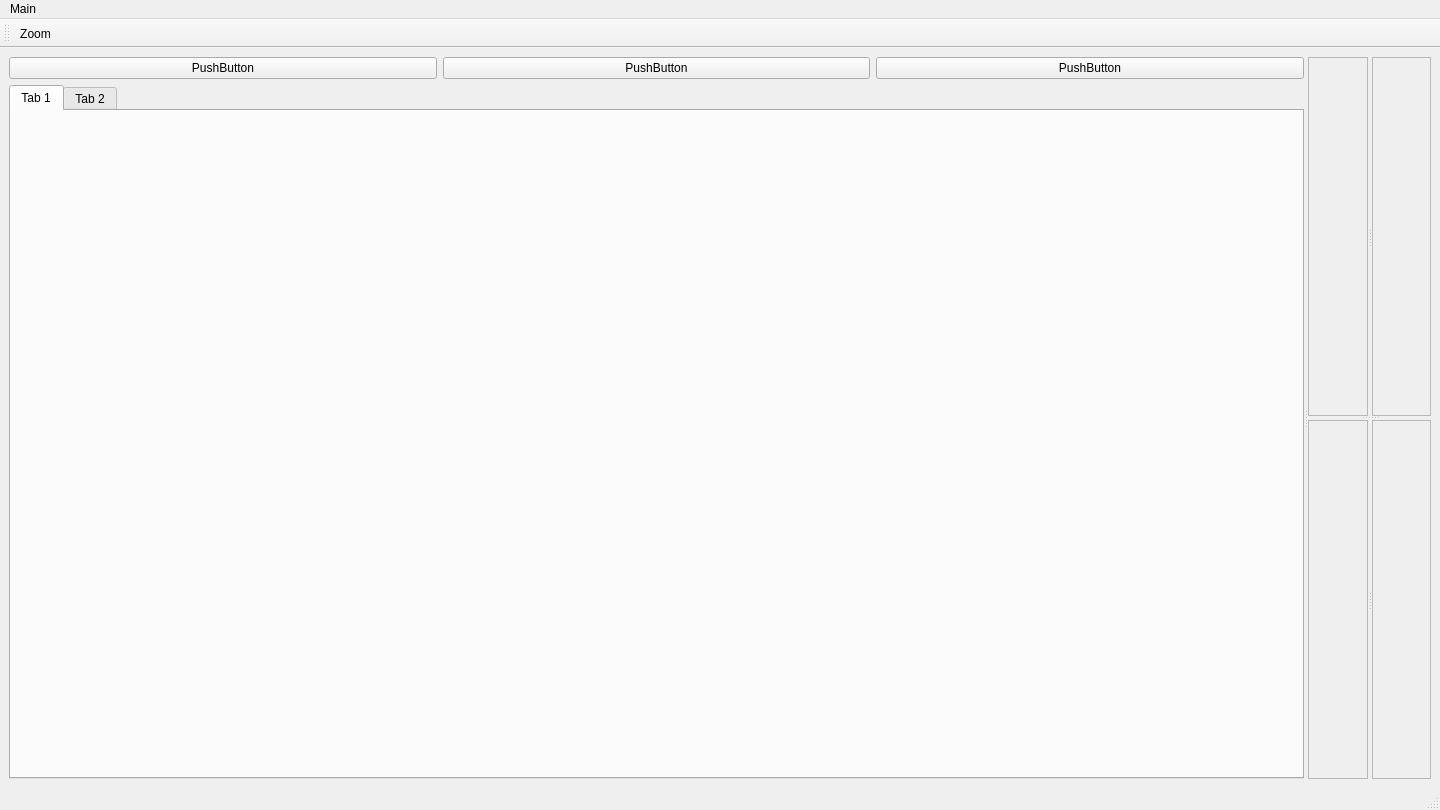
<?xml version="1.0" encoding="UTF-8"?>
<ui version="4.0">
 <class>MainWindow</class>
 <widget class="QMainWindow" name="MainWindow">
  <property name="geometry">
   <rect>
    <x>0</x>
    <y>0</y>
    <width>1440</width>
    <height>810</height>
   </rect>
  </property>
  <property name="minimumSize">
   <size>
    <width>10</width>
    <height>0</height>
   </size>
  </property>
  <property name="windowTitle">
   <string>MainWindow</string>
  </property>
  <widget class="QWidget" name="centralwidget">
   <layout class="QHBoxLayout" name="horizontalLayout_2">
    <item>
     <widget class="QSplitter" name="splitter">
      <property name="sizePolicy">
       <sizepolicy hsizetype="Preferred" vsizetype="Preferred">
        <horstretch>0</horstretch>
        <verstretch>0</verstretch>
       </sizepolicy>
      </property>
      <property name="maximumSize">
       <size>
        <width>16777215</width>
        <height>16777215</height>
       </size>
      </property>
      <property name="orientation">
       <enum>Qt::Horizontal</enum>
      </property>
      <widget class="QWidget" name="verticalLayoutWidget">
       <layout class="QVBoxLayout" name="verticalLayout" stretch="0,0">
        <property name="sizeConstraint">
         <enum>QLayout::SetDefaultConstraint</enum>
        </property>
        <item>
         <layout class="QHBoxLayout" name="horizontalLayout_3">
          <item>
           <widget class="QPushButton" name="pushButton_2">
            <property name="text">
             <string>PushButton</string>
            </property>
           </widget>
          </item>
          <item>
           <widget class="QPushButton" name="pushButton_3">
            <property name="text">
             <string>PushButton</string>
            </property>
           </widget>
          </item>
          <item>
           <widget class="QPushButton" name="pushButton">
            <property name="text">
             <string>PushButton</string>
            </property>
           </widget>
          </item>
         </layout>
        </item>
        <item>
         <layout class="QHBoxLayout" name="horizontalLayout_4">
          <item>
           <widget class="QTabWidget" name="tabWidget">
            <property name="sizePolicy">
             <sizepolicy hsizetype="Preferred" vsizetype="Preferred">
              <horstretch>0</horstretch>
              <verstretch>0</verstretch>
             </sizepolicy>
            </property>
            <widget class="QWidget" name="tab">
             <attribute name="title">
              <string>Tab 1</string>
             </attribute>
             <layout class="QVBoxLayout" name="verticalLayout_4">
              <item>
               <layout class="QVBoxLayout" name="verticalLayout_3">
                <item>
                 <widget class="FilterDefinition" name="widget_6" native="true"/>
                </item>
                <item>
                 <widget class="FilterDefinition" name="widget_5" native="true"/>
                </item>
                <item>
                 <widget class="FilterDefinition" name="widget_4" native="true"/>
                </item>
                <item>
                 <widget class="FilterDefinition" name="widget_3" native="true"/>
                </item>
                <item>
                 <widget class="FilterDefinition" name="widget" native="true"/>
                </item>
                <item>
                 <widget class="FilterDefinition" name="widget_2" native="true"/>
                </item>
               </layout>
              </item>
             </layout>
            </widget>
            <widget class="QWidget" name="tab_2">
             <attribute name="title">
              <string>Tab 2</string>
             </attribute>
            </widget>
           </widget>
          </item>
         </layout>
        </item>
       </layout>
      </widget>
      <widget class="QWidget" name="verticalLayoutWidget_2">
       <layout class="QVBoxLayout" name="verticalLayout_2" stretch="0">
        <property name="sizeConstraint">
         <enum>QLayout::SetNoConstraint</enum>
        </property>
        <item>
         <widget class="QSplitter" name="splitter_4">
          <property name="sizePolicy">
           <sizepolicy hsizetype="Preferred" vsizetype="Expanding">
            <horstretch>4</horstretch>
            <verstretch>0</verstretch>
           </sizepolicy>
          </property>
          <property name="orientation">
           <enum>Qt::Vertical</enum>
          </property>
          <widget class="QSplitter" name="splitter_2">
           <property name="sizePolicy">
            <sizepolicy hsizetype="Expanding" vsizetype="Preferred">
             <horstretch>4</horstretch>
             <verstretch>0</verstretch>
            </sizepolicy>
           </property>
           <property name="orientation">
            <enum>Qt::Horizontal</enum>
           </property>
           <widget class="MyFrame" name="frame_plot_1_1">
            <property name="sizePolicy">
             <sizepolicy hsizetype="Maximum" vsizetype="Maximum">
              <horstretch>1</horstretch>
              <verstretch>0</verstretch>
             </sizepolicy>
            </property>
            <property name="minimumSize">
             <size>
              <width>10</width>
              <height>0</height>
             </size>
            </property>
            <property name="frameShape">
             <enum>QFrame::StyledPanel</enum>
            </property>
            <property name="frameShadow">
             <enum>QFrame::Raised</enum>
            </property>
           </widget>
           <widget class="MyFrame" name="frame_plot_1_2">
            <property name="sizePolicy">
             <sizepolicy hsizetype="Preferred" vsizetype="Preferred">
              <horstretch>1</horstretch>
              <verstretch>0</verstretch>
             </sizepolicy>
            </property>
            <property name="minimumSize">
             <size>
              <width>10</width>
              <height>0</height>
             </size>
            </property>
            <property name="frameShape">
             <enum>QFrame::StyledPanel</enum>
            </property>
            <property name="frameShadow">
             <enum>QFrame::Raised</enum>
            </property>
           </widget>
          </widget>
          <widget class="QSplitter" name="splitter_3">
           <property name="sizePolicy">
            <sizepolicy hsizetype="Expanding" vsizetype="Preferred">
             <horstretch>4</horstretch>
             <verstretch>0</verstretch>
            </sizepolicy>
           </property>
           <property name="orientation">
            <enum>Qt::Horizontal</enum>
           </property>
           <widget class="MyFrame" name="frame_plot_2_1">
            <property name="sizePolicy">
             <sizepolicy hsizetype="Preferred" vsizetype="Preferred">
              <horstretch>1</horstretch>
              <verstretch>0</verstretch>
             </sizepolicy>
            </property>
            <property name="minimumSize">
             <size>
              <width>1</width>
              <height>0</height>
             </size>
            </property>
            <property name="frameShape">
             <enum>QFrame::StyledPanel</enum>
            </property>
            <property name="frameShadow">
             <enum>QFrame::Raised</enum>
            </property>
           </widget>
           <widget class="MyFrame" name="frame_plot_2_2">
            <property name="sizePolicy">
             <sizepolicy hsizetype="Preferred" vsizetype="Preferred">
              <horstretch>1</horstretch>
              <verstretch>0</verstretch>
             </sizepolicy>
            </property>
            <property name="minimumSize">
             <size>
              <width>10</width>
              <height>0</height>
             </size>
            </property>
            <property name="frameShape">
             <enum>QFrame::StyledPanel</enum>
            </property>
            <property name="frameShadow">
             <enum>QFrame::Raised</enum>
            </property>
           </widget>
          </widget>
         </widget>
        </item>
       </layout>
      </widget>
     </widget>
    </item>
   </layout>
  </widget>
  <widget class="QMenuBar" name="menubar">
   <property name="geometry">
    <rect>
     <x>0</x>
     <y>0</y>
     <width>1440</width>
     <height>21</height>
    </rect>
   </property>
   <widget class="QMenu" name="menuMain">
    <property name="title">
     <string>Main</string>
    </property>
    <addaction name="actionLoad_Model"/>
   </widget>
   <addaction name="menuMain"/>
  </widget>
  <widget class="QStatusBar" name="statusbar"/>
  <widget class="QToolBar" name="toolBar">
   <property name="windowTitle">
    <string>toolBar</string>
   </property>
   <attribute name="toolBarArea">
    <enum>TopToolBarArea</enum>
   </attribute>
   <attribute name="toolBarBreak">
    <bool>true</bool>
   </attribute>
   <addaction name="actionZoom"/>
  </widget>
  <action name="actionLoad_Model">
   <property name="text">
    <string>Load Model</string>
   </property>
  </action>
  <action name="actionZoom">
   <property name="icon">
    <iconset resource="../../ControlTune/Resources/resources.qrc">
     <normaloff>:/Icons/icons8-search-96.png</normaloff>:/Icons/icons8-search-96.png</iconset>
   </property>
   <property name="text">
    <string>Zoom</string>
   </property>
   <property name="toolTip">
    <string>Zoom</string>
   </property>
  </action>
 </widget>
 <customwidgets>
  <customwidget>
   <class>MyFrame</class>
   <extends>QFrame</extends>
   <header>MyFrame.h</header>
   <container>1</container>
  </customwidget>
  <customwidget>
   <class>FilterDefinition</class>
   <extends>QWidget</extends>
   <header>FilterDefinition.h</header>
   <container>1</container>
  </customwidget>
 </customwidgets>
 <resources>
  <include location="../../ControlTune/Resources/resources.qrc"/>
 </resources>
 <connections/>
</ui>
